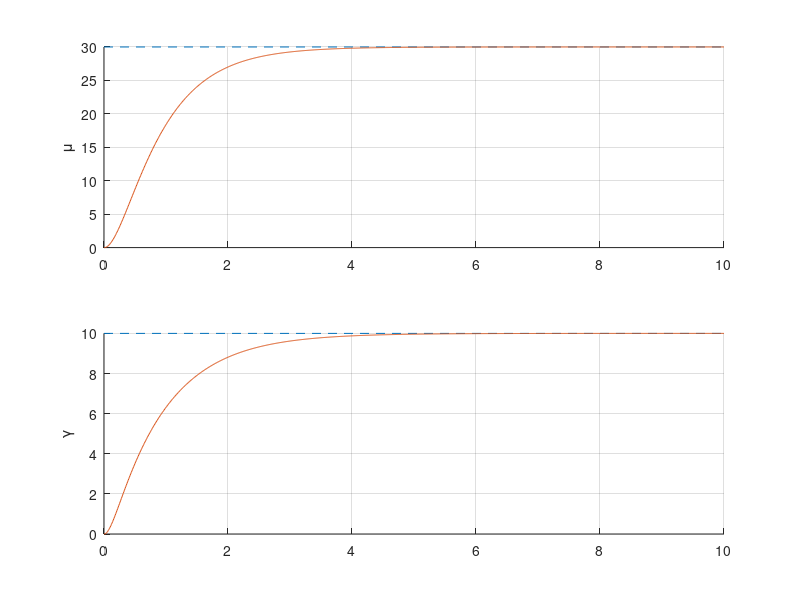

Reproduce this figure in MATLAB.

clear; clc;

k_mu = 1;
k_mu_dot = 5;
k_gamma = 1;
k_gamma_dot = 10;

dt = 0.01;
time = 0:dt:10;

x = zeros(length(time),4);
mu_cmd = 30;
gamma_cmd = 10;

for k = 2:length(time)
    
    mu_dot = x(k-1,3);
    gamma_dot = x(k-1,4);
    mu_dot_dot = ( (mu_cmd - x(k-1,1)) * k_mu - mu_dot ) * k_mu_dot;
    gamma_dot_dot = ( (gamma_cmd - x(k-1,2)) * k_gamma - gamma_dot ) * k_gamma_dot;
    
    d_x = [mu_dot,gamma_dot,mu_dot_dot,gamma_dot_dot];
    x(k,:) = x(k-1,:) + d_x * dt;
    
end

figure('color','w');
subplot(2,1,1); hold on; grid on;
plot([time(1),time(end)],[mu_cmd,mu_cmd],'--')
plot(time',x(:,1))
ylabel('\mu')
subplot(2,1,2); hold on; grid on;
plot([time(1),time(end)],[gamma_cmd,gamma_cmd],'--')
plot(time',x(:,2))
ylabel('\gamma')

